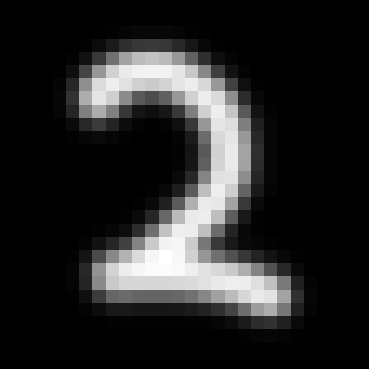
#> input picture MNIST Neural Network/preprocessed_test_image.png, 369 x 369 px
$ python -i testing.py   (imports and definitions only)
#> lines starting #> are read from the running program, lines starting #| are printed output that depends on the picture; after the words box and inside, x2 and y2 are one past the last pixel; in counts of white or black regions, pixels touching at a corner belong together
# test_examples.py
import os
os.environ['TF_CPP_MIN_LOG_LEVEL'] = '3'
import pickle
import argparse
import numpy as np
from PIL import Image, ImageFilter
import matplotlib
# [1 line not run here, left out]
import matplotlib.pyplot as plt

# Import the forward_predict function from your neural net file
# neuralNet.py must be in the same folder (or on PYTHONPATH)
from neuralNet import forward_predict  # returns np.argmax(AL, axis=0)
import warnings
# [1 line not run here, left out]


# load the pkl file which contrains the parameters we trained
def load_params(path='trained_params.pkl'):
    with open(path, 'rb') as f:
        return pickle.load(f)

# opens image path and resizes down to 28 x 28 - the format used by training data
# ideally inputs should be 28x28 to avoid issues with the neural network
# also applies slight blur to mimic MNIST anti-aliasing and shows the image
def preprocess_image(img_path, invert_if_needed=False, show=False, save_preprocessed="preprocessed_test_image.png"):
#> called with img_path = 'preprocessed_test_image.png', invert_if_needed = False, show = False, save_preprocessed = 'preprocessed_test_image.png'
    img = Image.open(img_path).convert('L')
    # get numpy copy for bbox detection and polarity handling
    arr0 = np.array(img).astype(np.float32)
    if invert_if_needed:
        arr0 = 255.0 - arr0

    # mild threshold to detect foreground pixels
    thresh = 10
    mask = arr0 > thresh
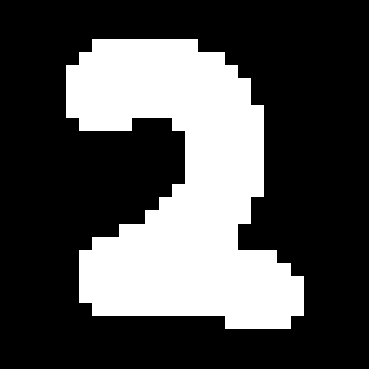
#> mask: shape (369, 369) bool; 30.5% white; 1 white region, box (x1, y1, x2, y2) and area: (66, 39, 304, 329) 41493
    coords = np.argwhere(mask)
#> coords = 41493 pairs, first value 39 to 328, second value 66 to 303

    if coords.size == 0:
        # empty image fallback: just resize and normalize
        img28 = Image.fromarray(arr0).resize((28, 28), Image.Resampling.LANCZOS)
        img28 = img28.filter(ImageFilter.GaussianBlur(radius=0.5))
        arr = np.array(img28).astype(np.float32) / 255.0
    else:
        y0, x0 = coords.min(axis=0)
#> y0 = 39; x0 = 66
        y1, x1 = coords.max(axis=0) + 1
#> y1 = 329; x1 = 304
        cropped = arr0[y0:y1, x0:x1]
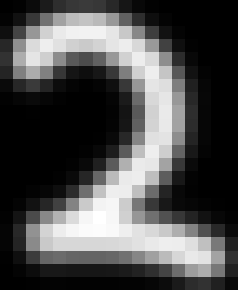
#> cropped: shape (290, 238) float32; min 0, max 255, mean 78.2

        # resize to fit into 20x20 box while preserving aspect ratio
        h, w = cropped.shape
#> h = 290; w = 238
        if h > w:
            new_h = 20
            new_w = max(1, int(round(w * (20.0 / h))))
#> new_w = 16
        else:
            new_w = 20
            new_h = max(1, int(round(h * (20.0 / w))))
        pil_crop = Image.fromarray(cropped).resize((new_w, new_h), Image.Resampling.LANCZOS)
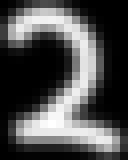
#> pil_crop: PIL image 16x20 F (shown 8 times larger); min -0.174, max 254, mean 78.2; drawn with min black and max white

        # paste into 28x28 canvas centered (4px padding typical for MNIST)
        canvas = Image.new('L', (28, 28), color=0)
#> canvas: PIL image 28x28 L; every value is 0
        left = (28 - new_w) // 2
#> left = 6
        top = (28 - new_h) // 2
        canvas.paste(pil_crop, (left, top))
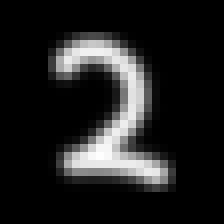
#> canvas: PIL image 28x28 L (shown 8 times larger); min 0, max 254, mean 31.8
        arr = np.array(canvas).astype(np.float32)

        # compute center of mass (intensity-weighted) and shift to center
        total = arr.sum()
#> total = 24895
        if total > 0:
            ys, xs = np.indices(arr.shape)
            cx = (xs * arr).sum() / total
#> cx = 13.52
            cy = (ys * arr).sum() / total
#> cy = 13.96
            shiftx = int(round(14.0 - cx))
#> shiftx = 0
            shifty = int(round(14.0 - cy))
#> shifty = 0
            arr = np.roll(arr, shift=shifty, axis=0)
            arr = np.roll(arr, shift=shiftx, axis=1)
            if shifty > 0:
                arr[:shifty, :] = 0
            elif shifty < 0:
                arr[shifty:, :] = 0
            if shiftx > 0:
                arr[:, :shiftx] = 0
            elif shiftx < 0:
                arr[:, shiftx:] = 0

        # slight blur to mimic MNIST anti-aliasing
        pil_arr = Image.fromarray(arr.astype(np.uint8))
        pil_arr = pil_arr.filter(ImageFilter.GaussianBlur(radius=0.8))
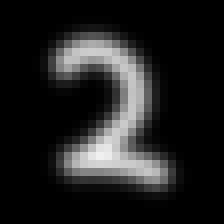
#> pil_arr: PIL image 28x28 L (shown 8 times larger); min 0, max 239, mean 31.7
        arr = np.array(pil_arr).astype(np.float32)

        # normalize
        arr = arr / 255.0

    if show:
        plt.imshow(arr, cmap='gray')
        plt.axis('off')
        if save_preprocessed:
            plt.savefig(save_preprocessed, bbox_inches='tight', pad_inches=0)
        plt.close()

    return arr.reshape(-1, 1)

# pre-processes a folder - cleans up the evaluate_labeled_folder method
# [70 lines left out: functions preprocess_folder, predict_single_file, evaluate_labeled_folder, main, not called in this run]

# [2 lines not run here, left out]

>>> result = preprocess_image('preprocessed_test_image.png')
#> result = 784 values, max 0.937 at index 544, min 0 at index 0, mean 0.124
